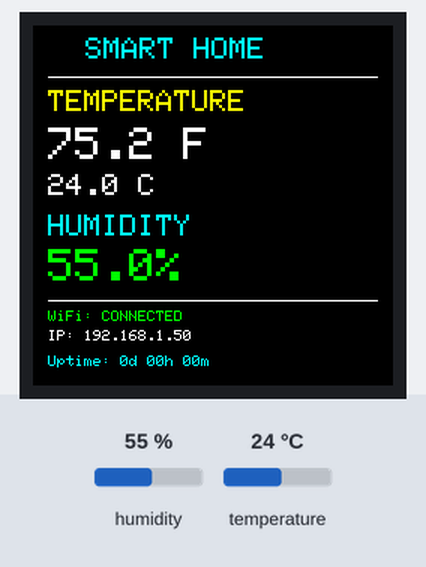
A sketch run on a simulated ESP32. On the bench: 240×240 colour display. The test bench sets the inputs (shaded band); at power-on: humidity 55 %, temperature 24 °C. WiFi joins after 1.5 s; servers stay silent unless stated; a WiFi scan finds three made-up networks; what the sketch prints to the serial monitor is not drawn.

Above: at 4.9 s.
5.0 s: humidity set to 22 %
At 8.6 s:
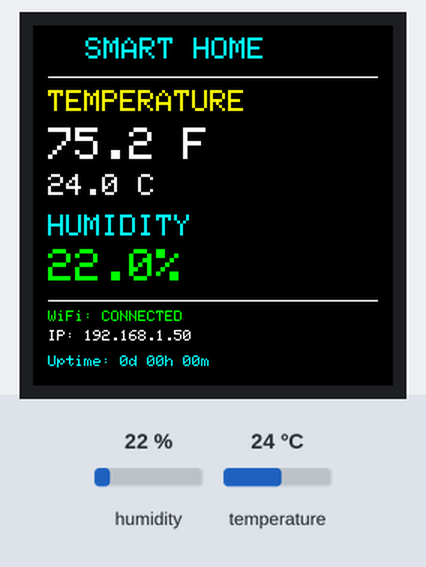
9.2 s: temperature set to 12 °C
At 12.9 s:
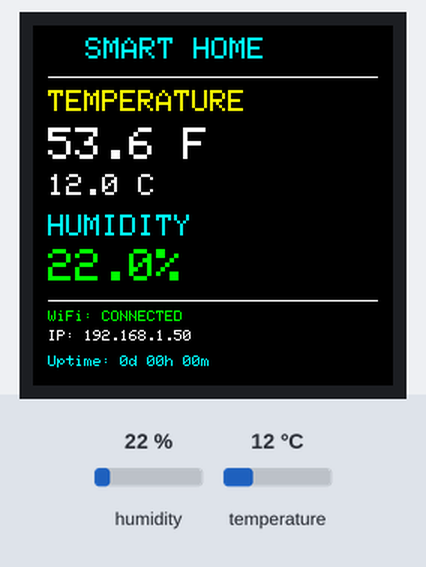
13.2 s: humidity set to 40 %
At 16.9 s:
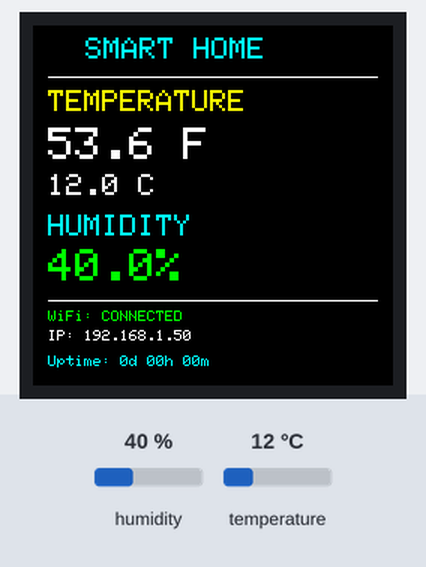
17.2 s: temperature set to 19 °C
At 20.2 s:
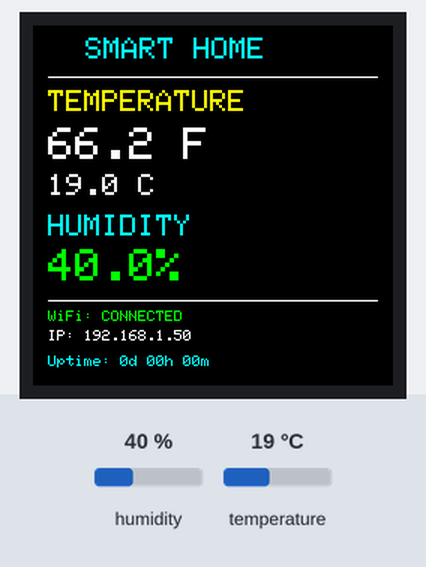
Timing chart, 0 to 21.7 s (numbered marks = the images above; inputs shaded):
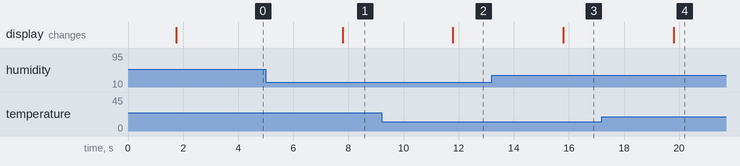

The sketch:

lcd_and_dht.ino
```cpp
#include <WiFi.h>
#include <WebServer.h>
#include <SPI.h>
#include <Adafruit_GFX.h>
#include <Adafruit_ST7789.h>
#include <DHT.h>

// ========================================
// WIFI SETTINGS
// ========================================

const char* ssid = "home203";
const char* password = "ekku2201";

// ========================================
// DHT22 SETTINGS
// ========================================

#define DHTPIN 27
#define DHTTYPE DHT22

DHT dht(DHTPIN, DHTTYPE);

// ========================================
// LCD SETTINGS
// ========================================

#define TFT_CS 5
#define TFT_DC 16
#define TFT_RST 4

#define TFT_MOSI 23
#define TFT_SCLK 18

Adafruit_ST7789 tft(TFT_CS, TFT_DC, TFT_RST);

// ========================================
// WEB SERVER
// ========================================

WebServer server(80);

// ========================================
// SENSOR VARIABLES
// ========================================

float temperatureC = NAN;
float humidity = NAN;

float minTemp = NAN;
float maxTemp = NAN;

float minHumidity = NAN;
float maxHumidity = NAN;

unsigned long lastSensorRead = 0;
unsigned long sensorErrors = 0;

bool sensorValid = false;


// ========================================
// PHASE 4: TEMPERATURE & HUMIDITY HISTORY
// ========================================

// Store 24 hours of readings (1 per minute)
const int HISTORY_SIZE = 1440;

// Arrays to store sensor readings
float tempHistory[HISTORY_SIZE];
float humidityHistory[HISTORY_SIZE];

// History tracking
int historyCount = 0;
int historyNext = 0;

// Record one reading every 60 seconds
unsigned long lastHistorySample = 0;
const unsigned long HISTORY_INTERVAL = 60000;

// Save temperature and humidity
void recordHistory() {

  if (!sensorValid) {
    return;
  }

  tempHistory[historyNext] = temperatureC;
  humidityHistory[historyNext] = humidity;

  historyNext = (historyNext + 1) % HISTORY_SIZE;

  if (historyCount < HISTORY_SIZE) {
    historyCount++;
  }
}


// ========================================
// READ SENSOR
// ========================================

void readSensor() {

  float t = dht.readTemperature();
  float h = dht.readHumidity();

  if (isnan(t) || isnan(h)) {
    sensorErrors++;
    sensorValid = false;
    Serial.println("DHT22 Read Error");
    return;
  }

  temperatureC = t;
  humidity = h;
  sensorValid = true;

  if (isnan(minTemp) || t < minTemp) minTemp = t;
  if (isnan(maxTemp) || t > maxTemp) maxTemp = t;

  if (isnan(minHumidity) || h < minHumidity) {
    minHumidity = h;
  }

  if (isnan(maxHumidity) || h > maxHumidity) {
    maxHumidity = h;
  }

  Serial.printf(
    "Temperature: %.1f C | Humidity: %.1f%%\n",
    temperatureC,
    humidity);
}

// ========================================
// UPDATE LCD
// ========================================


void drawLCDLayout() {
  // Draw the static layout only once
  tft.fillScreen(ST77XX_BLACK);
  tft.setTextWrap(false);

  // Header
  tft.setTextColor(ST77XX_CYAN);
  tft.setTextSize(2);
  tft.setCursor(35, 8);
  tft.println("SMART HOME");

  tft.drawFastHLine(10, 34, 220, ST77XX_WHITE);

  // Temperature label
  tft.setTextColor(ST77XX_YELLOW);
  tft.setTextSize(2);
  tft.setCursor(10, 43);
  tft.println("TEMPERATURE");

  // Humidity label
  tft.setTextColor(ST77XX_CYAN);
  tft.setTextSize(2);
  tft.setCursor(10, 126);
  tft.println("HUMIDITY");

  // Network section separator
  tft.drawFastHLine(10, 183, 220, ST77XX_WHITE);
}

void updateLCD() {
  static float lastTempC = NAN;
  static float lastHumidity = NAN;
  static bool lastSensorValid = false;
  static bool firstUpdate = true;

  static bool lastWiFiConnected = false;
  static String lastIP = "";
  static unsigned long lastUptimeMinute = ULONG_MAX;

  // SENSOR VALUES
  bool sensorChanged =
    firstUpdate ||
    sensorValid != lastSensorValid ||
    (sensorValid &&
      (!isfinite(lastTempC) ||
       !isfinite(lastHumidity) ||
       fabsf(temperatureC - lastTempC) >= 0.05f ||
       fabsf(humidity - lastHumidity) >= 0.05f));

  if (sensorChanged) {
    // Clear only the changing sensor values
    tft.fillRect(10, 67, 220, 52, ST77XX_BLACK);
    tft.fillRect(10, 148, 220, 32, ST77XX_BLACK);

    if (sensorValid) {
      float tempF = temperatureC * 1.8f + 32.0f;

      // Fahrenheit first
      tft.setTextColor(ST77XX_WHITE);
      tft.setTextSize(3);
      tft.setCursor(10, 68);
      tft.print(tempF, 1);
      tft.println(" F");

      // Celsius second
      tft.setTextSize(2);
      tft.setCursor(10, 99);
      tft.print(temperatureC, 1);
      tft.println(" C");

      // Humidity
      tft.setTextColor(ST77XX_GREEN);
      tft.setTextSize(3);
      tft.setCursor(10, 149);
      tft.print(humidity, 1);
      tft.println("%");

      lastTempC = temperatureC;
      lastHumidity = humidity;
    } else {
      tft.setTextColor(ST77XX_RED);
      tft.setTextSize(2);
      tft.setCursor(10, 75);
      tft.println("Sensor Error");
    }

    lastSensorValid = sensorValid;
  }

  // WI-FI STATUS
  bool connected = WiFi.status() == WL_CONNECTED;
  String currentIP = connected
    ? WiFi.localIP().toString()
    : "Not available";

  if (firstUpdate ||
      connected != lastWiFiConnected ||
      currentIP != lastIP) {

    tft.fillRect(10, 189, 220, 27, ST77XX_BLACK);

    tft.setTextSize(1);
    tft.setCursor(10, 190);

    if (connected) {
      tft.setTextColor(ST77XX_GREEN);
      tft.println("WiFi: CONNECTED");
    } else {
      tft.setTextColor(ST77XX_RED);
      tft.println("WiFi: DISCONNECTED");
    }

    tft.setTextColor(ST77XX_WHITE);
    tft.setCursor(10, 203);
    tft.print("IP: ");
    tft.println(currentIP);

    lastWiFiConnected = connected;
    lastIP = currentIP;
  }

  // UPTIME: update only when minute changes
  unsigned long totalMinutes = millis() / 60000UL;

  if (firstUpdate ||
      totalMinutes != lastUptimeMinute) {

    unsigned long days = totalMinutes / 1440UL;
    unsigned long hours = (totalMinutes % 1440UL) / 60UL;
    unsigned long minutes = totalMinutes % 60UL;

    tft.fillRect(10, 219, 220, 15, ST77XX_BLACK);

    tft.setTextColor(ST77XX_CYAN);
    tft.setTextSize(1);
    tft.setCursor(10, 220);

    tft.printf(
      "Uptime: %lud %02luh %02lum",
      days,
      hours,
      minutes
    );

    lastUptimeMinute = totalMinutes;
  }

  firstUpdate = false;
}


// ========================================
// WEB DASHBOARD
// ========================================

void handleRoot() {

  String html = R"rawliteral(
<!DOCTYPE html>
<html>
<head>
<meta charset="UTF-8">
<meta name="viewport" content="width=device-width, initial-scale=1.0">

<title>ESP32 Manish Smart Home</title>

<style>
* {
  box-sizing: border-box;
}

body {
  margin: 0;
  padding: 20px;
  background: #0f172a;
  color: #e2e8f0;
  font-family: Arial, sans-serif;
}

h1 {
  text-align: center;
  color: #22d3ee;
  font-size: clamp(22px, 4vw, 32px);
  margin-bottom: 24px;
}

.card {
  background: #1e293b;
  border-radius: 14px;
  padding: 20px;
  margin-bottom: 20px;
  overflow: hidden;
}

.card h2 {
  margin-top: 0;
  font-size: 20px;
}

.label {
  color: #94a3b8;
  font-size: 14px;
}

/* Responsive two-column dashboard */
.dashboard-grid {
  display: grid;
  grid-template-columns: repeat(2, minmax(0, 1fr));
  gap: 20px;
  width: 100%;
}

.dashboard-column {
  min-width: 0;
}

.dashboard-column .card {
  min-width: 0;
  box-sizing: border-box;
}

/* Responsive charts */
canvas {
  display: block;
  width: 100%;
  max-width: 100%;
  height: 260px;
}

/* Mobile layout */
@media (max-width: 700px) {
  body {
    padding: 12px;
  }

  .dashboard-grid {
    grid-template-columns: 1fr;
    gap: 0;
  }

  .card {
    padding: 14px;
  }

  canvas {
    height: 200px;
  }
}

/* TEMPERATURE CARD */
.temperature-card {
  border-top: 4px solid #ff7043;
}

.temperature-card h2 {
  color: #ff7043;
}

/* Primary Fahrenheit temperature */
#tempF {
  color: #ff7043;
  font-size: 48px;
  font-weight: bold;
}

/* Secondary Celsius temperature */
#temp {
  color: #ffab91;
  font-size: 22px;
}

/* Temperature min/max */
#tempRange {
  color: #ffab91 !important;
}

/* Humidity reading */
#humidity {
  color: #00bcd4;
  font-size: 48px;
  font-weight: bold;
}

/* Card headings */
.temperature-card h2,
.temperature-history h2 {
  color: #ff7043;
}

.humidity-card {
  border-top: 4px solid #00bcd4;
}
.humidity-card h2,
.humidity-history h2 {
  color: #00bcd4;
}
</style>
</head>

<body>
<h1>ESP32 Manish SMART HOME</h1>

<div class="dashboard-grid">

  <!-- COLUMN 1: TEMPERATURE -->
  <div class="dashboard-column">

    <div class="card temperature-card">
      <h2>Temperature</h2>

      <!-- Large Fahrenheit reading -->
      <div class="value" id="tempF">--</div>

      <!-- Smaller Celsius reading -->
      <p id="temp">--</p>

      <p class="label" id="tempRange">
        Min: -- | Max: --
      </p>
    </div>

    <div class="card temperature-history">
      <h2>Temperature History</h2>

      <canvas id="temperatureChart"></canvas>
      <p class="label">
        Last 24 hours - Fahrenheit
      </p>
    </div>

  </div>

  <!-- COLUMN 2: HUMIDITY -->
  <div class="dashboard-column">

    <div class="card humidity-card">
      <h2>Humidity</h2>

      <div class="value" id="humidity">--</div>

      <p class="label" id="humidityRange">
        Min: -- | Max: --
      </p>
    </div>

    <div class="card humidity-history">
      <h2>Humidity History</h2>
      <canvas id="humidityChart"></canvas>
      <p class="label">
        Last 24 hours - Relative humidity
      </p>
    </div>

  </div>

</div>

<!-- DEVICE STATUS -->
<div class="card">
  <h2>Device Status</h2>
  <p id="status">Connecting...</p>
  <p id="uptime">Uptime: --</p>
  <p id="errors">Sensor Errors: --</p>
</div>

<script>

function formatValue(value, suffix) {
  return value === null ? "--" : value.toFixed(1) + suffix;
}

async function updateData() {
  try {
    const response = await fetch('/data');

    if (!response.ok) {
      throw new Error('Request failed');
    }

    const data = await response.json();

    const toF = c => c * 1.8 + 32;

    // Fahrenheit: large primary reading
    document.getElementById("tempF").innerText =
      data.temperature === null
        ? "--"
        : toF(data.temperature).toFixed(1) + " \u00B0F";

    // Celsius: smaller secondary reading
    document.getElementById("temp").innerText =
      formatValue(data.temperature, " \u00B0C");

    // Minimum and maximum in Fahrenheit
    document.getElementById("tempRange").innerText =
      "Min: " +
      (data.minTemp === null
        ? "--"
        : toF(data.minTemp).toFixed(1) + " \u00B0F") +
      " | Max: " +
      (data.maxTemp === null
        ? "--"
        : toF(data.maxTemp).toFixed(1) + " \u00B0F");

    document.getElementById("humidity").innerText =
      formatValue(data.humidity, " %");

    document.getElementById("humidityRange").innerText =
      "Min: " + formatValue(data.minHumidity, " %") +
      " | Max: " + formatValue(data.maxHumidity, " %");

    document.getElementById("status").innerText =
      data.sensorValid ? "Sensor Online" : "Sensor Error";

    document.getElementById("uptime").innerText =
      "Uptime: " + data.uptime + " seconds";

    document.getElementById("errors").innerText =
      "Sensor Errors: " + data.errors;

  } catch (error) {
    document.getElementById("status").innerText =
      "Connection Lost";
  }
}


function drawChart(canvasId, values, color, unit) {
  const canvas = document.getElementById(canvasId);
  if (!canvas) return;

  const ctx = canvas.getContext("2d");
  const rect = canvas.getBoundingClientRect();

  const w = rect.width;
  const h = rect.height;

  if (w <= 0 || h <= 0) return;

  const dpr = window.devicePixelRatio || 1;

  canvas.width = Math.round(w * dpr);
  canvas.height = Math.round(h * dpr);

  ctx.setTransform(dpr, 0, 0, dpr, 0, 0);
  ctx.clearRect(0, 0, w, h);

  const left = 55;
  const right = 15;
  const top = 20;
  const bottom = 35;

  const plotW = w - left - right;
  const plotH = h - top - bottom;

  ctx.font = "14px Arial";

  if (values.length === 0) {
    ctx.fillStyle = "#94a3b8";
    ctx.fillText("Waiting for history data...", 70, 120);
    return;
  }

  let min = Math.min(...values);
  let max = Math.max(...values);

  if (max - min < 1) {
    min -= 0.5;
    max += 0.5;
  }

  const y = value =>
    top + (max - value) / (max - min) * plotH;

  const x = index =>
    left + index / Math.max(values.length - 1, 1) * plotW;

  // Grid and Y-axis labels
  ctx.strokeStyle = "#334155";
  ctx.fillStyle = "#94a3b8";
  ctx.lineWidth = 1;

  for (let i = 0; i <= 4; i++) {
    const py = top + i * plotH / 4;
    const label = max - i * (max - min) / 4;

    ctx.beginPath();
    ctx.moveTo(left, py);
    ctx.lineTo(w - right, py);
    ctx.stroke();

    ctx.fillText(label.toFixed(1), 5, py + 4);
  }

  // History line
  ctx.strokeStyle = color;
  ctx.lineWidth = 3;
  ctx.beginPath();

  values.forEach((value, i) => {
    if (i === 0) ctx.moveTo(x(i), y(value));
    else ctx.lineTo(x(i), y(value));
  });

  if (values.length === 1) {
    ctx.lineTo(x(0) + 1, y(values[0]));
  }

  ctx.stroke();

  // Current value
  const latest = values[values.length - 1];

  ctx.fillStyle = color;
  ctx.fillText(
    "Latest: " + latest.toFixed(1) + unit,
    left,
    h - 8
  );

  ctx.fillStyle = "#94a3b8";
  ctx.fillText(
    "History: " + values.length + " minutes",
    w - 180,
    h - 8
  );
}

let historyBusy = false;

async function updateHistory() {
  if (historyBusy) return;

  historyBusy = true;

  try {
    const response = await fetch("/history", {
      signal: AbortSignal.timeout(10000)
    });

    if (!response.ok) {
      throw new Error("History request failed");
    }

    const data = await response.json();
    const samples = data.samples || [];

    const temperatures = samples.map(s => s[0] * 1.8 + 32);
    const humidities = samples.map(s => s[1]);

    drawChart("temperatureChart", temperatures, "#ff7043", " °F");
    drawChart("humidityChart", humidities, "#00bcd4", " %");

  } catch (error) {
    console.error("History update failed:", error);
  } finally {
    historyBusy = false;
  }
}

let resizeTimer;

window.addEventListener("resize", () => {
  clearTimeout(resizeTimer);

  resizeTimer = setTimeout(() => {
    updateHistory();
  }, 200);
});

updateHistory();
setInterval(updateHistory, 120000);


updateData();
setInterval(updateData, 2000);

</script>

</body>
</html>
)rawliteral";

  server.send(200, "text/html; charset=utf-8", html);
}

// ========================================
// JSON SENSOR DATA
// ========================================

void handleData() {

  String json = "{";

  json += "\"temperature\":";
  json += sensorValid ? String(temperatureC, 1) : "null";

  json += ",\"humidity\":";
  json += sensorValid ? String(humidity, 1) : "null";

  json += ",\"minTemp\":";
  json += isnan(minTemp) ? "null" : String(minTemp, 1);

  json += ",\"maxTemp\":";
  json += isnan(maxTemp) ? "null" : String(maxTemp, 1);

  json += ",\"minHumidity\":";
  json += isnan(minHumidity) ? "null" : String(minHumidity, 1);

  json += ",\"maxHumidity\":";
  json += isnan(maxHumidity) ? "null" : String(maxHumidity, 1);

  json += ",\"sensorValid\":";
  json += sensorValid ? "true" : "false";

  json += ",\"uptime\":";
  json += String(millis() / 1000);

  json += ",\"errors\":";
  json += String(sensorErrors);

  json += "}";

  server.send(200, "application/json", json);
}

void handleHistory() {
  server.setContentLength(CONTENT_LENGTH_UNKNOWN);
  server.send(200, "application/json", "");

  server.sendContent(
    "{\"intervalSeconds\":60,\"samples\":["
  );

  char entry[64];
  String chunk;
  chunk.reserve(1024);

  int oldest =
    (historyNext - historyCount + HISTORY_SIZE)
    % HISTORY_SIZE;

  for (int i = 0; i < historyCount; i++) {
    int index = (oldest + i) % HISTORY_SIZE;

    snprintf(
      entry,
      sizeof(entry),
      "%s[%.1f,%.1f]",
      i == 0 ? "" : ",",
      tempHistory[index],
      humidityHistory[index]
    );

    if (chunk.length() + strlen(entry) > 1000) {
      server.sendContent(chunk);
      chunk = "";
      yield();
    }

    chunk += entry;
  }

  if (chunk.length() > 0) {
    server.sendContent(chunk);
  }

  server.sendContent("]}");
  server.sendContent("");
}

void onWiFiEvent(WiFiEvent_t event, WiFiEventInfo_t info) {
  switch (event) {
    case ARDUINO_EVENT_WIFI_STA_CONNECTED:
      Serial.println("[WiFi] Connected to router");
      break;

    case ARDUINO_EVENT_WIFI_STA_GOT_IP:
      Serial.println("[WiFi] Got IP address");
      break;

    case ARDUINO_EVENT_WIFI_STA_DISCONNECTED:
      Serial.printf(
        "[WiFi] Disconnected! Reason code: %u\n",
        (unsigned int)info.wifi_sta_disconnected.reason
      );
      break;

    default:
      break;
  }
}

void checkWiFi() {
  static unsigned long disconnectedSince = 0;
  static unsigned long lastAttempt = 0;
  static bool firstAttempt = true;

  const unsigned long INITIAL_WAIT = 30000;
  const unsigned long RETRY_INTERVAL = 60000;

  unsigned long now = millis();

  if (WiFi.status() == WL_CONNECTED) {
    disconnectedSince = 0;
    lastAttempt = 0;
    firstAttempt = true;
    return;
  }

  if (disconnectedSince == 0) {
    disconnectedSince = now;
    Serial.println("[WiFi] Disconnected. Waiting...");
    return;
  }

  if (now - disconnectedSince < INITIAL_WAIT) {
    return;
  }

  if (!firstAttempt && now - lastAttempt < RETRY_INTERVAL) {
    return;
  }

  firstAttempt = false;
  lastAttempt = now;

  Serial.println("[WiFi] Starting recovery attempt...");

  // Reset the station's current connection attempt.
  WiFi.disconnect(false, false);
  delay(200);

  WiFi.begin(ssid, password);
}


void scanWiFiNetworks() {
  Serial.println("[WiFi] Scanning nearby networks...");

  int count = WiFi.scanNetworks();

  Serial.printf("[WiFi] Found %d networks\n", count);

  for (int i = 0; i < count; i++) {
    Serial.printf(
      "[WiFi] SSID: %s | RSSI: %d dBm | Channel: %d\n",
      WiFi.SSID(i).c_str(),
      WiFi.RSSI(i),
      WiFi.channel(i)
    );
  }

  WiFi.scanDelete();
}


// ========================================
// SETUP
// ========================================

void setup() {

  Serial.begin(115200);

  dht.begin();

  SPI.begin(TFT_SCLK, -1, TFT_MOSI, TFT_CS);

  tft.init(240, 240);
  tft.setRotation(0);

  // Draw static LCD labels once
  drawLCDLayout();

  Serial.println("Connecting to WiFi...");

  WiFi.mode(WIFI_STA);
  WiFi.setSleep(false);
  WiFi.setAutoReconnect(false);
  WiFi.onEvent(onWiFiEvent);
  WiFi.begin(ssid, password);

  unsigned long wifiStart = millis();

  while (WiFi.status() != WL_CONNECTED && millis() - wifiStart < 15000) {

    delay(500);
    Serial.print(".");
  }

  if (WiFi.status() == WL_CONNECTED) {

    Serial.println();
    Serial.println("WiFi Connected!");

    Serial.print("ESP32 IP Address: ");
    Serial.println(WiFi.localIP());

  } else {
    Serial.println();
    Serial.println("WiFi connection failed.");
    Serial.println("LCD monitoring will continue.");
  }

  server.on("/", handleRoot);
  server.on("/data", handleData);
  server.on("/history", handleHistory);

  server.begin();

  Serial.println("Web Server Started");

  readSensor();
  recordHistory();
  lastHistorySample = millis();

  updateLCD();

  lastSensorRead = millis();
  scanWiFiNetworks();
}

// ========================================
// MAIN LOOP
// ========================================

void loop() {

  server.handleClient();

  if (millis() - lastSensorRead >= 2000) {

    lastSensorRead = millis();

    readSensor();
    updateLCD();
  }

  // history every 60 seconds
  if (millis() - lastHistorySample >= HISTORY_INTERVAL) {

    lastHistorySample = millis();

    recordHistory();

    Serial.print("History sample saved. Total: ");
    Serial.println(historyCount);
  }


  // Retry Wi-Fi periodically if disconnected
  // Wi-Fi connection monitoring
  static bool wasConnected = false;
  static unsigned long lastWiFiCheck = 0;

  if (millis() - lastWiFiCheck >= 10000) {
    lastWiFiCheck = millis();

    bool connected = WiFi.status() == WL_CONNECTED;

    if (connected && !wasConnected) {
      Serial.println("WiFi Connected!");
      Serial.print("IP Address: ");
      Serial.println(WiFi.localIP());
    }

    if (!connected && wasConnected) {
      Serial.println("WARNING: WiFi disconnected!");
    }

    wasConnected = connected;
  }

  // Diagnostic heartbeat every 60 seconds
  static unsigned long lastHeartbeat = 0;

  if (millis() - lastHeartbeat >= 60000) {
    lastHeartbeat = millis();

    Serial.printf(
      "[HEARTBEAT] Uptime=%lus, WiFi=%s, FreeHeap=%u bytes\n",
      millis() / 1000,
      WiFi.status() == WL_CONNECTED ? "CONNECTED" : "DISCONNECTED",
      (unsigned int)ESP.getFreeHeap());

    if (WiFi.status() == WL_CONNECTED) {
      Serial.print("[HEARTBEAT] IP=");
      Serial.println(WiFi.localIP());
    }

    if (WiFi.status() == WL_CONNECTED) {
      Serial.print("[HEARTBEAT] RSSI=");
      Serial.print(WiFi.RSSI());
      Serial.println(" dBm");
    }

    Serial.print("[HEARTBEAT] WiFi status code=");
    Serial.println(WiFi.status());
  }

  checkWiFi();
}
```

Measured:
- after the input at 5.0 s, the display: changes after 2.8 s (image 1)
- after the input at 9.2 s, the display: changes after 2.6 s (image 2)
- after the input at 13.2 s, the display: changes after 2.6 s (image 3)
- after the input at 17.2 s, the display: changes after 2.6 s (image 4)
